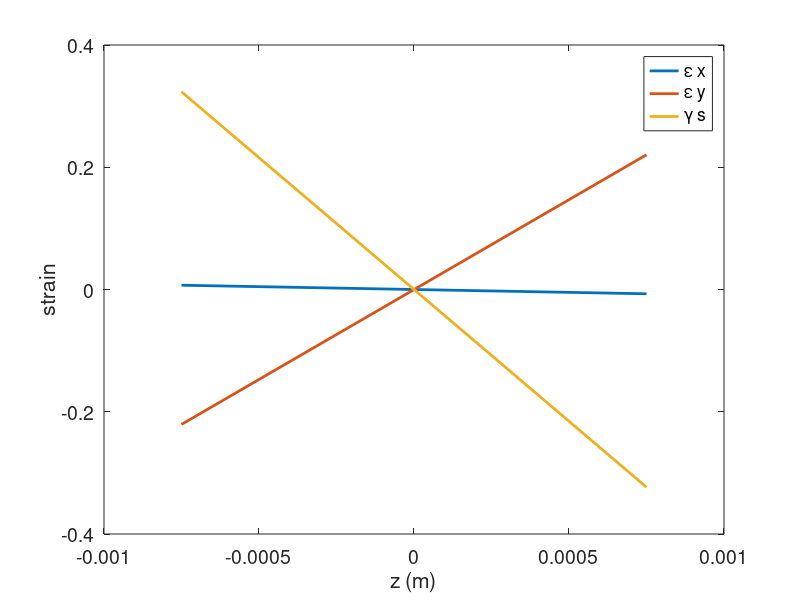
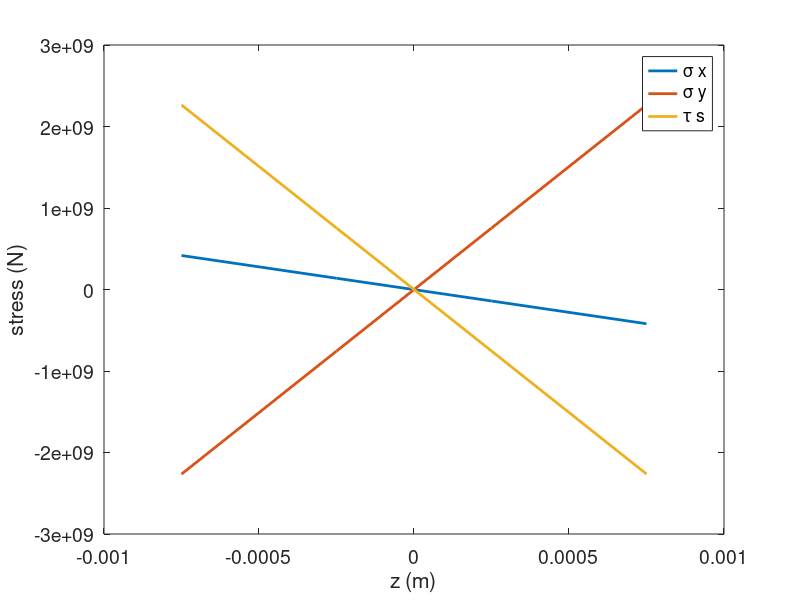
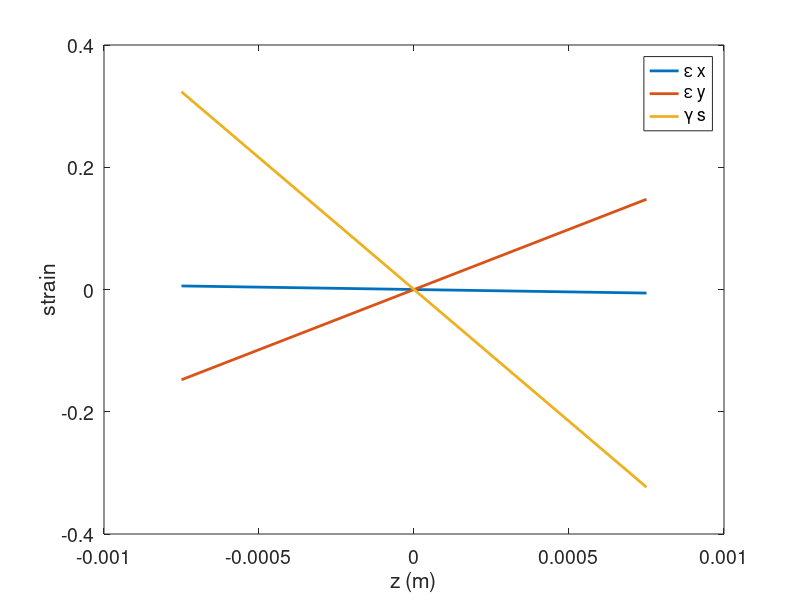
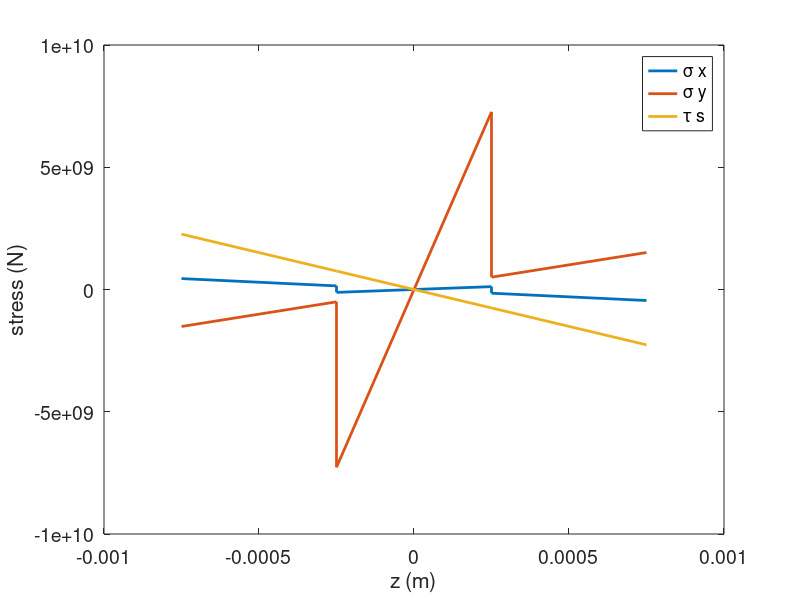

Source code (MATLAB) for these figures, in order:
close all; clear all; clc;

% material properties for carbon (as4) / epoxy (3501-6)
E1 = 147e9;
E2 = 10.3e9;
G12 = 7.0e9;
nu12 = 0.27;
t = 0.0005; % 0.5mm = 0.0005m

% force and moment from applied loads
Nx = -1973; % N/m
Ny = -1973;
Ns = 364;
Mx = -157;  % Nm/m
My = 849;
Ms = -849;

S(1,:) = [1/E1 -nu12/E1 0];
S(2,:) = [-nu12/E1 1/E2 0];
S(3,:) = [0 0 1/G12];

% calculate C matrix
C = inv(S)

% calculate the Cbar matrix for each possible orientation (+45,-45,90 degrees)
% 	original C = 0 degrees
for i = 1:3
	if i == 1
		theta = 45;
	elseif i == 2
		theta = -45;
	else
		theta = 90;
	end
	
	c = cosd(theta);
	s = sind(theta);
	Cbar(1,1) = C(1,1)*c^4 + C(2,2)*s^4 + (2*C(1,2)+4*C(3,3))*c^2*s^2;
	Cbar(1,2) = C(1,2)*(c^4 + s^4) + (C(1,1)+C(2,2)-4*C(3,3))*c^2*s^2;
	Cbar(2,2) = C(1,1)*s^4 + C(2,2)*c^4 + (2*C(1,2)+4*C(3,3))*c^2*s^2;
	Cbar(1,3) = (C(1,1)-C(1,2)-2*C(3,3))*c^3*s - (C(2,2)-C(1,2)-2*C(3,3))*c*s^3;
	Cbar(2,3) = (C(1,1)-C(1,2)-2*C(3,3))*c*s^3 - (C(2,2)-C(1,2)-2*C(3,3))*c^3*s;
	Cbar(3,3) = (C(1,1)+C(2,2)-2*C(1,2)-2*C(3,3))*c^2*s^2 + C(3,3)*(c^4+s^4);
	Cbar(2,1) = Cbar(1,2);
	Cbar(3,1) = Cbar(1,3);
	Cbar(3,2) = Cbar(2,3);

	if i == 1
		CP45 = Cbar
	elseif i == 2
		CN45 = Cbar
	else
		C90 = Cbar
	end
	
end

% iterate each layup and perform analysis
% layups: 1 = unidirectional, 2 = cross-ply, 3 = angle-ply
for layup = 1:3

% calculate ABD matrices
for i = 1:3
	for j = 1:3
		if layup == 1
			A(i,j) = C(i,j)*t + C(i,j)*t + C(i,j)*t;
			B(i,j) = 0.5*(C(i,j)*((-.5*t)^2-(-1.5*t)^2) + C(i,j)*((1.5*t)^2-(.5*t)^2));
			D(i,j) = (1/3)*(C(i,j)*((-.5*t)^3-(-1.5*t)^3) +...
				C(i,j)*((.5*t)^3-(-.5*t)^3) + C(i,j)*((1.5*t)^3-(.5*t)^3));
		elseif layup == 2
			A(i,j) = C(i,j)*t + C90(i,j)*t + C(i,j)*t;
			B(i,j) = 0.5*(C(i,j)*((-.5*t)^2-(-1.5*t)^2) + C(i,j)*((1.5*t)^2-(.5*t)^2));
			D(i,j) = (1/3)*(C(i,j)*((-.5*t)^3-(-1.5*t)^3) +...
				C90(i,j)*((.5*t)^3-(-.5*t)^3) + C(i,j)*((1.5*t)^3-(.5*t)^3));
		else
			A(i,j) = C(i,j)*t + CP45(i,j)*t + CN45(i,j)*t;
			B(i,j) = 0.5*(C(i,j)*((-.5*t)^2-(-1.5*t)^2) + CN45(i,j)*((1.5*t)^2-(.5*t)^2));
			D(i,j) = (1/3)*(C(i,j)*((-.5*t)^3-(-1.5*t)^3) +...
				CP45(i,j)*((.5*t)^3-(-.5*t)^3) + CN45(i,j)*((1.5*t)^3-(.5*t)^3));
		end
	end
end

A
B
D

F = inv([A B;B D]);

SK = F*[Nx Ny Ns Mx My Ms]';

S0 = SK(1:3) - 1.5*t*SK(4:6);
S1 = SK(1:3) - 0.5*t*SK(4:6);
S2 = SK(1:3) + 0.5*t*SK(4:6);
S3 = SK(1:3) + 1.5*t*SK(4:6);

figure;
plot([-1.5*t 1.5*t],[S0(1) S3(1)],'LineWidth',2,'DisplayName','\epsilon x');
hold on;
plot([-1.5*t 1.5*t],[S0(2) S3(2)],'LineWidth',2,'DisplayName','\epsilon y');
plot([-1.5*t 1.5*t],[S0(3) S3(3)],'LineWidth',2,'DisplayName','\gamma s');
ylabel('strain');
xlabel('z (m)');
set(gca,'FontSize',14);
legend('location','northeast');

ST0a = C*S0;
ST0b = C*S1;
if layup == 1
	ST1a = C*S1;
	ST1b = C*S2;
	ST2a = C*S2;
	ST2b = C*S3;
elseif layup == 2
	ST1a = C90*S1;
	ST1b = C90*S2;
	ST2a = C*S2;
	ST2b = C*S3;
else
	ST1a = CP45*S1;
	ST1b = CP45*S2;
	ST2a = CN45*S2;
	ST2b = CN45*S3;
end

figure;
xvals = [-1.5*t -.5*t -.5*t .5*t .5*t 1.5*t];
plot(xvals,[ST0a(1) ST0b(1) ST1a(1) ST1b(1) ST2a(1) ST2b(1)],'LineWidth',2,'DisplayName','\sigma x');
hold on;
plot(xvals,[ST0a(2) ST0b(2) ST1a(2) ST1b(2) ST2a(2) ST2b(2)],'LineWidth',2,'DisplayName','\sigma y');
plot(xvals,[ST0a(3) ST0b(3) ST1a(3) ST1b(3) ST2a(3) ST2b(3)],'LineWidth',2,'DisplayName','\tau s');
ylabel('stress (N)');
xlabel('z (m)');
set(gca,'FontSize',14);
legend('location','northeast');

end % end layup iteration
